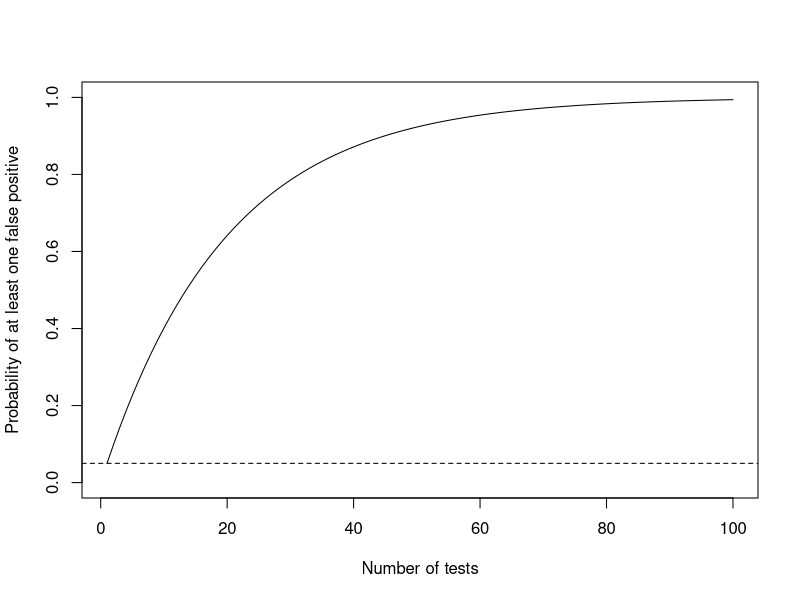

Source code (R):
## ---- chunk 1
knitr::opts_chunk$set(cache=TRUE)
## ---- chunk 2
x <- seq_len(100)
y <- 1 - (1 - 0.05)^x

plot(x, y, type = 'l',
     xlab = "Number of tests",
     ylab = "Probability of at least one false positive",
     ylim = c(0, 1))
abline(h = 0.05, lty = 2)
## ---- chunk 3
library(mvtnorm)
n <- 25
B <- 1000
alpha <- 0.05

Sigma <- matrix(c(1, 0.5, 0.5, 1), 
                ncol = 2)
## ---- chunk 4
results <- replicate(B, {
  X <- rmvnorm(n, sigma = Sigma)
  Y <- rnorm(n)
  
  test1 <- t.test(X[,1], Y)
  test2 <- t.test(X[,2], Y)
  
  return(c("test1" = test1$p.value,
           "test2" = test2$p.value))
})
## ---- chunk 5
rowMeans(results < alpha)
table(colSums(results < alpha))/B
